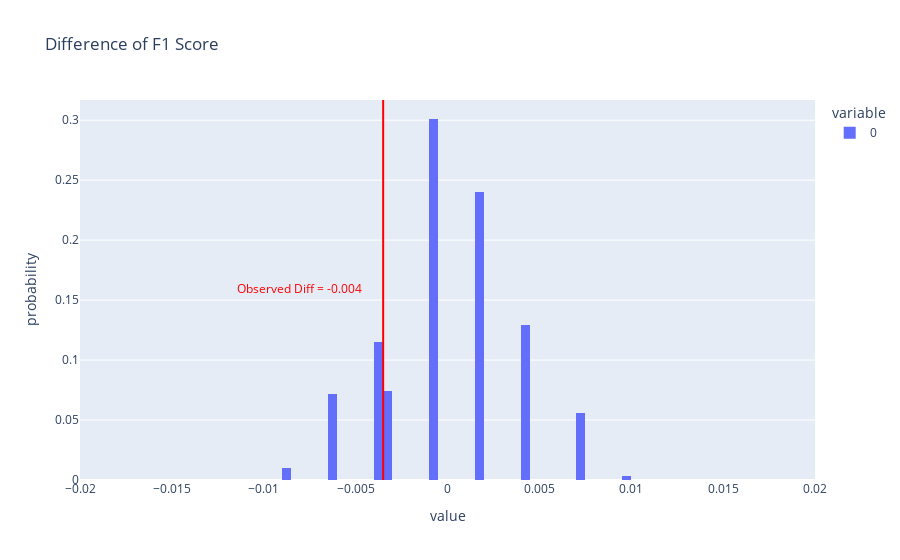

The notebook cell saved with this chart:
### Code cell
fig = px.histogram(pd.DataFrame(f1_diffs), histnorm='probability', 
                title='Difference of F1 Score')
fig.add_vline(x=obs_diff, line_color='red')
fig.add_annotation(text=f'<span style="color:red">Observed Diff = {round(obs_diff, 3)}</span>',
                x=2.3 * obs_diff, showarrow=False, y=0.16)
fig.update_layout(xaxis_range=[-0.02, 0.02])
fig.show()

# p val
p_val = np.mean(np.array(f1_diffs) >= obs_diff)
p_val

### Figure 1 — Plotly figure (JSON) as saved in the notebook; plotly's stock layout.template omitted (floating-point values rounded to 4 significant figures; data arrays with more than 128 entries replaced by an {"elided": "..."} marker saying what was removed)
{"data": [{"alignmentgroup": "True", "bingroup": "x", "histnorm": "probability", "hovertemplate": "variable=0<br>value=%{x}<br>probability=%{y}<extra></extra>", "legendgroup": "0", "marker": {"color": "#636efa", "pattern": {"shape": ""}}, "name": "0", "offsetgroup": "0", "orientation": "v", "showlegend": true, "type": "histogram", "x": {"elided": "1000 float values"}, "xaxis": "x", "yaxis": "y"}], "layout": {"annotations": [{"showarrow": false, "text": "<span style=\"color:red\">Observed Diff = -0.004</span>", "x": -0.008052, "y": 0.16}], "barmode": "relative", "legend": {"title": {"text": "variable"}, "tracegroupgap": 0}, "shapes": [{"line": {"color": "red"}, "type": "line", "x0": -0.003501, "x1": -0.003501, "xref": "x", "y0": 0, "y1": 1, "yref": "y domain"}], "title": {"text": "Difference of F1 Score"}, "xaxis": {"anchor": "y", "domain": [0, 1], "range": [-0.02, 0.02], "title": {"text": "value"}}, "yaxis": {"anchor": "x", "domain": [0, 1], "title": {"text": "probability"}}}}
